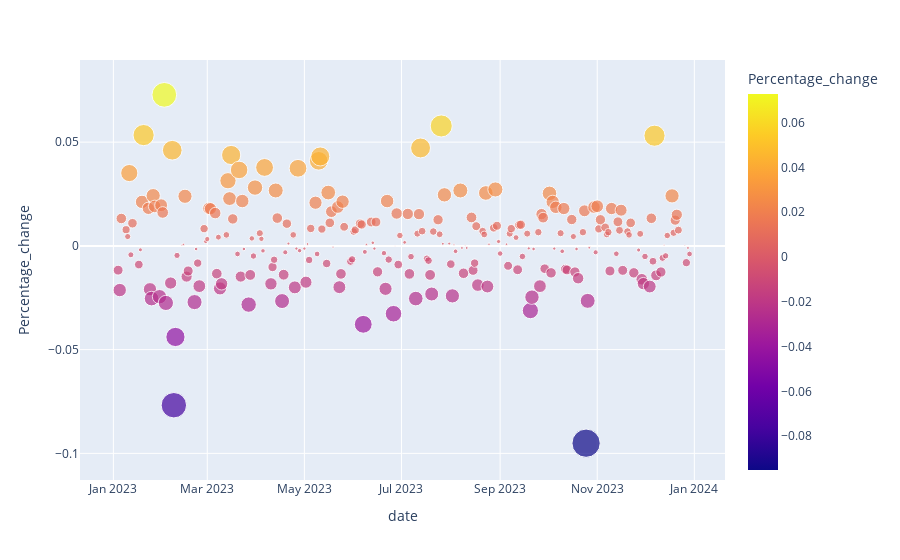

Here is the notebook cell this chart was saved with:
### Code cell
bubble(Google).show()
# For example in Google:the bigger the circle or the color, the bigger the % change
# the negative number means we are losing money and in that situation the color gets money.
# On Oct. 25th, the investor lost 8% of the money

### Figure 1 — Plotly figure (JSON) as saved in the notebook; plotly's stock layout.template omitted (floating-point values rounded to 4 significant figures; data arrays with more than 128 entries replaced by an {"elided": "..."} marker saying what was removed)
{"data": [{"hovertemplate": "date=%{x}<br>Percentage_change=%{marker.color}<br>size=%{marker.size}<extra></extra>", "legendgroup": "", "marker": {"color": {"elided": "249 float values"}, "coloraxis": "coloraxis", "size": {"elided": "249 float values"}, "sizemode": "area", "sizeref": 0.0002378, "symbol": "circle"}, "mode": "markers", "name": "", "orientation": "v", "showlegend": false, "type": "scatter", "x": {"elided": "249 str values"}, "xaxis": "x", "y": {"elided": "249 float values"}, "yaxis": "y"}], "layout": {"coloraxis": {"colorbar": {"title": {"text": "Percentage_change"}}, "colorscale": [[0, "#0d0887"], [0.1111, "#46039f"], [0.2222, "#7201a8"], [0.3333, "#9c179e"], [0.4444, "#bd3786"], [0.5556, "#d8576b"], [0.6667, "#ed7953"], [0.7778, "#fb9f3a"], [0.8889, "#fdca26"], [1, "#f0f921"]]}, "legend": {"itemsizing": "constant", "tracegroupgap": 0}, "margin": {"t": 60}, "xaxis": {"anchor": "y", "domain": [0, 1], "title": {"text": "date"}}, "yaxis": {"anchor": "x", "domain": [0, 1], "title": {"text": "Percentage_change"}}}}
